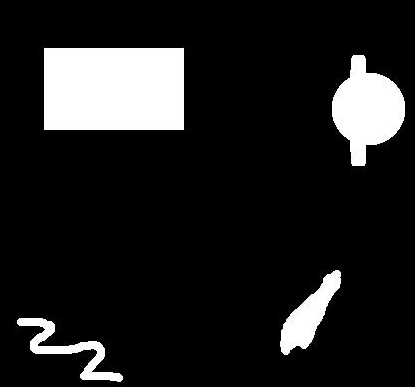
#> input picture image/test_shape.png, 415 x 387 px
$ python DetectSahpe.py
#> lines starting #> are read from the running program, lines starting #| are printed output that depends on the picture; after the words box and inside, x2 and y2 are one past the last pixel; in counts of white or black regions, pixels touching at a corner belong together
import cv2
import numpy as np
import math

def main():
    src = cv2.imread("image/test_shape.png", cv2.IMREAD_COLOR)
#> src is the input picture: shape (387, 415, 3); min 0, max 255, mean 31.9
    gray_src = cv2.cvtColor(src, cv2.COLOR_BGR2GRAY)

    _, src_bin = cv2.threshold(gray_src, 0, 255, cv2.THRESH_OTSU)
#> src_bin: shape (387, 415); 12.5% white; 4 white regions, box (x1, y1, x2, y2) and area: (44, 48, 184, 130) 11480, (332, 55, 405, 166) 4844, (280, 270, 341, 355) 2126, (17, 318, 123, 382) 1652

    # 객체 검출 부분
    retval, labels, stats, centroids = cv2.connectedComponentsWithStats(
        src_bin)
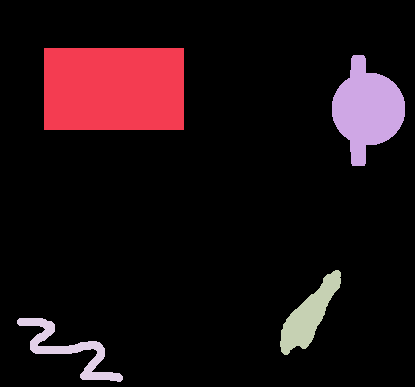
#> labels: shape (387, 415) int32; 5 distinct labels, from 0 to 4; one colour per label, 0 black
#> retval = 5; stats = [[0, 0, 415, 387, 140503], [44, 48, 140, 82, 11480], [332, 55, 73, 111, 4844], [280, 270, 61, 85, 2126], [17, 318, 106, 64, 1652]]; centroids = [[209.2, 200.7], [113.5, 88.5], [366.6, 109.1], [308.4, 315.1], [68.78, 349.3]]

    '''
    retval : label 갯수
    stats : 각 객체의 바운딩 박스, 픽셀 개수 정보를 담은 행렬
    centroids : 각 객체의 무게 중심 위치 정보를 담은 행렬
    '''

    # [5 lines of commented-out code are left out]

    print(stats[4])
#| [  17  318  106   64 1652]


    # 꼭지점 검출
    corners = cv2.goodFeaturesToTrack(gray_src, 100, 0.01, 5, blockSize=3, useHarrisDetector=True, k=0.03)
#> corners = 94 rows, first 8: [38, 344], [366, 145], [366, 72], [183, 129], [44, 129], [183, 48], [44, 48], [44, 329]

    object1 = []
    object2 = []
    object3 = []
    object4 = []
    if corners is not None:
        for i in range(corners.shape[0]):
            pt = (int(corners[i, 0, 0]), int(corners[i, 0, 1]))
            if(pt[0] >= 44 and pt[0] <= 184 and pt[1] >= 48 and pt[1] <= 130 ):
                object1.append(pt)
            if(pt[0] >= 332 and pt[0] <= 405 and pt[1] >= 55 and pt[1] <= 166 ):
                object2.append(pt)
            if(pt[0] >= 280 and pt[0] <= 341 and pt[1] >= 270 and pt[1] <= 355 ):
                object3.append(pt)
            if(pt[0] >= 17 and pt[0] <= 123 and pt[1] >= 318 and pt[1] <= 382 ):
                object4.append(pt)
#> this loop made 94 passes
#> pt on passes 1 to 12: (38, 344), (366, 145), (366, 72), (183, 129), (44, 129), (183, 48), (44, 48), (44, 329), (93, 371), (352, 165), (349, 140), (364, 165)
#> after the loop, object1 = [(183, 129), (44, 129), (183, 48), (44, 48)]; object2 = 27 pairs, first value 333 to 404, second value 55 to 165; object3 = 27 pairs, first value 280 to 340, second value 270 to 354; object4 = 36 pairs, first value 17 to 120, second value 318 to 381

            # cv2.circle(src, pt, 2, (0,0,255), 2)

    object1.sort(key=lambda p: math.atan2(p[1]-int(centroids[1][1]), p[0] - int(centroids[1][0])))

    for i in range(len(object1)):
        object1[i] = list(object1[i])
#> this loop made 4 passes
#> after the loop, object1 = [[44, 48], [183, 48], [183, 129], [44, 129]]

    points = np.array(list(object1), np.int32)
#> points = [[44, 48], [183, 48], [183, 129], [44, 129]]
    print(points)
#| [[ 44  48]
#|  [183  48]
#|  [183 129]
#|  [ 44 129]]
    cv2.polylines(src, [points], True, (0,0,255), 2)
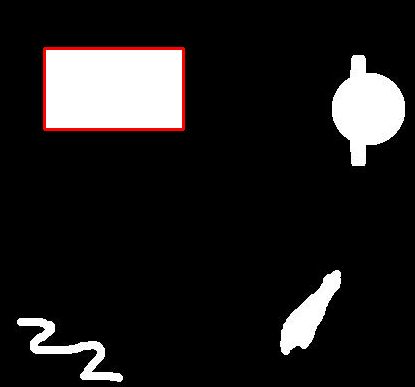
#> src: shape (387, 415, 3); 0.82% of pixels changed, all inside (x1, y1, x2, y2) = (43, 47, 185, 131)

    # [15 lines of commented-out code are left out]
    cv2.imshow("gray_src", src)
    cv2.waitKey(0)


def find_object(gray_img):
    height, width = gray_img.shape

    for _height in range(height):
        for _width in range(width):
            if(gray_img[_height, _width] > 200):
                print("height : " + str(_height))
                print("width : " + str(_width))


if __name__ == "__main__":
    main()
